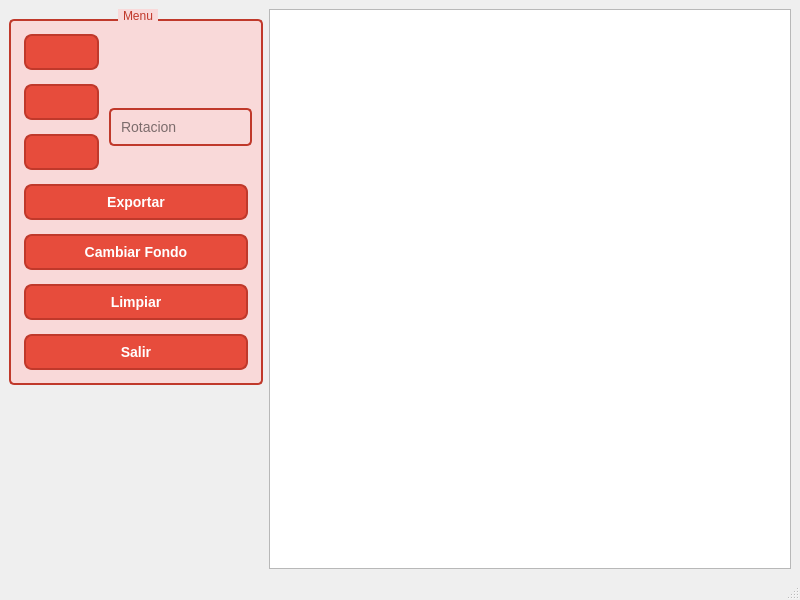
<?xml version="1.0" encoding="UTF-8"?>
<ui version="4.0">
 <class>MainWindow</class>
 <widget class="QMainWindow" name="MainWindow">
  <property name="geometry">
   <rect>
    <x>0</x>
    <y>0</y>
    <width>800</width>
    <height>600</height>
   </rect>
  </property>
  <property name="windowTitle">
   <string>MainWindow</string>
  </property>
  <property name="styleSheet">
   <string notr="true">/* Estilo para QLineEdit */
QLineEdit {
    border: 2px solid #c0392b; /* Borde rojo más oscuro */
    background-color: #f9d9d9; /* Fondo rojo claro (ajusta el color según tus preferencias) */
    padding: 8px; /* Espaciado interno */
    border-radius: 5px; /* Bordes menos redondeados */
    font-size: 14px; /* Tamaño de fuente */
    font-family: &quot;YourDesiredFont&quot;, sans-serif; /* Cambia &quot;YourDesiredFont&quot; a la tipografía que desees */
}

/* Estilo para QComboBox */
QComboBox {
    border: 2px solid #c0392b; /* Borde rojo más oscuro */
    background-color: #f9d9d9; /* Fondo rojo claro (ajusta el color según tus preferencias) */
    padding: 8px; /* Espaciado interno */
    border-radius: 5px; /* Bordes menos redondeados */
    font-size: 14px; /* Tamaño de fuente */
    font-family: &quot;YourDesiredFont&quot;, sans-serif; /* Cambia &quot;YourDesiredFont&quot; a la tipografía que desees */
}

/* Estilo para el menú desplegable del QComboBox */
QComboBox QAbstractItemView {
    border: 2px solid #c0392b; /* Borde rojo más oscuro */
    background-color: #f9d9d9; /* Fondo rojo claro (ajusta el color según tus preferencias) */
    selection-background-color: #c0392b; /* Color de fondo al seleccionar */
}

/* Estilo para QPushButton (Botones) */
QPushButton#crear {
    color: white; /* Color del texto */
    padding: 12px 24px; /* Espaciado interno */
    text-align: center; /* Alineación del texto */
    text-decoration: none; /* Decoración del texto */
    display: inline-block;
    font-size: 16px; /* Tamaño de fuente */
    margin: 8px; /* Márgenes */
    border-radius: 15px; /* Bordes redondeados */
    font-family: &quot;Arial&quot;, sans-serif; /* Tipo de fuente */
    font-weight: bold; /* Letras más gruesas */
}

QPushButton:hover#crear {
    background-color: #c0392b; /* Cambio de color al pasar el mouse a rojo más oscuro */
}

QPushButton {
    background-color: #e74c3c; /* Rojo */
    border: 2px solid #c0392b; /* Borde rojo más oscuro */
    color: white; /* Color del texto */
    padding: 8px 16px; /* Espaciado interno */
    text-align: center; /* Alineación del texto */
    text-decoration: none; /* Decoración del texto */
    font-size: 14px; /* Tamaño de fuente */
    margin: 4px; /* Márgenes */
    border-radius: 8px; /* Bordes redondeados */
    font-family: &quot;YourDesiredFont&quot;, sans-serif; /* Cambia &quot;YourDesiredFont&quot; a la tipografía que desees */
    font-weight: bold; /* Letras más gruesas */
}

QPushButton:hover {
    background-color: #c0392b; /* Cambio de color al pasar el mouse a rojo más oscuro */
}

/* Estilo para QLabel */
QLabel {
    color: #c0392b; /* Rojo */
    font-size: 16px; /* Tamaño de fuente */
    font-family: &quot;YourDesiredFont&quot;, sans-serif; /* Cambia &quot;YourDesiredFont&quot; a la tipografía que desees */
    font-weight: bold; /* Letras más gruesas */
}

/* Estilo para QMessageBox::warning */
QMessageBox {
    border: 2px solid #e74c3c; /* Borde rojo */
    background-color: #f2dede; /* Fondo rojo claro */
    color: #a94442; /* Color del texto */
    font-size: 14px; /* Tamaño de fuente */
    font-family: &quot;Arial&quot;, sans-serif; /* Tipo de fuente */
}

/* Estilo para QGroupBox */
QGroupBox {
    border: 2px solid #c0392b; /* Borde rojo más oscuro */
    background-color: #f9d9d9; /* Fondo rojo claro (ajusta el color según tus preferencias) */
    border-radius: 5px; /* Bordes menos redondeados */
    margin-top: 10px; /* Márgenes superiores */
}

QGroupBox:title {
    subcontrol-origin: margin;
    subcontrol-position: top center;
    padding: 0 3px; /* Espaciado interno para el título */
    background-color: #f9d9d9; /* Fondo rojo claro (ajusta el color según tus preferencias) */
    font-size: 18px; /* Aumenta el tamaño de la fuente del título */
    color: #c0392b; /* Color del título */
    font-weight: bold; /* Letras más gruesas */
}
</string>
  </property>
  <widget class="QWidget" name="centralwidget">
   <layout class="QGridLayout" name="gridLayout_2">
    <item row="0" column="0">
     <layout class="QFormLayout" name="formLayout_3">
      <item row="0" column="0">
       <layout class="QFormLayout" name="formLayout_2">
        <item row="0" column="0">
         <widget class="QGroupBox" name="groupBox">
          <property name="title">
           <string>Menu</string>
          </property>
          <layout class="QGridLayout" name="gridLayout">
           <item row="0" column="0">
            <layout class="QFormLayout" name="formLayout">
             <item row="1" column="0">
              <layout class="QHBoxLayout" name="horizontalLayout">
               <item>
                <layout class="QVBoxLayout" name="verticalLayout">
                 <item>
                  <widget class="QPushButton" name="viga">
                   <property name="text">
                    <string/>
                   </property>
                   <property name="icon">
                    <iconset resource="imagenes.qrc">
                     <normaloff>:/imagenes/Beam.png</normaloff>:/imagenes/Beam.png</iconset>
                   </property>
                   <property name="iconSize">
                    <size>
                     <width>64</width>
                     <height>32</height>
                    </size>
                   </property>
                  </widget>
                 </item>
                 <item>
                  <widget class="QPushButton" name="vigaLarga">
                   <property name="text">
                    <string/>
                   </property>
                   <property name="icon">
                    <iconset resource="imagenes.qrc">
                     <normaloff>:/imagenes/Beam.png</normaloff>:/imagenes/Beam.png</iconset>
                   </property>
                   <property name="iconSize">
                    <size>
                     <width>64</width>
                     <height>32</height>
                    </size>
                   </property>
                  </widget>
                 </item>
                </layout>
               </item>
               <item>
                <widget class="QLineEdit" name="lineEdit">
                 <property name="placeholderText">
                  <string>Rotacion</string>
                 </property>
                </widget>
               </item>
              </layout>
             </item>
             <item row="0" column="0">
              <widget class="QPushButton" name="worm">
               <property name="text">
                <string/>
               </property>
               <property name="icon">
                <iconset resource="imagenes.qrc">
                 <normaloff>:/imagenes/worm-removebg-preview.png</normaloff>:/imagenes/worm-removebg-preview.png</iconset>
               </property>
               <property name="iconSize">
                <size>
                 <width>64</width>
                 <height>64</height>
                </size>
               </property>
               <property name="checkable">
                <bool>false</bool>
               </property>
              </widget>
             </item>
            </layout>
           </item>
           <item row="1" column="0">
            <layout class="QVBoxLayout" name="verticalLayout_2">
             <item>
              <widget class="QPushButton" name="exportar">
               <property name="text">
                <string>Exportar</string>
               </property>
              </widget>
             </item>
             <item>
              <widget class="QPushButton" name="cambiarFondo">
               <property name="text">
                <string>Cambiar Fondo</string>
               </property>
              </widget>
             </item>
             <item>
              <widget class="QPushButton" name="limpiar">
               <property name="text">
                <string>Limpiar</string>
               </property>
              </widget>
             </item>
             <item>
              <widget class="QPushButton" name="exitApplication">
               <property name="text">
                <string>Salir</string>
               </property>
              </widget>
             </item>
            </layout>
           </item>
          </layout>
         </widget>
        </item>
        <item row="1" column="0">
         <spacer name="verticalSpacer">
          <property name="orientation">
           <enum>Qt::Vertical</enum>
          </property>
          <property name="sizeHint" stdset="0">
           <size>
            <width>20</width>
            <height>40</height>
           </size>
          </property>
         </spacer>
        </item>
       </layout>
      </item>
      <item row="0" column="1">
       <widget class="QGraphicsView" name="graphicsView"/>
      </item>
     </layout>
    </item>
   </layout>
  </widget>
  <widget class="QMenuBar" name="menubar">
   <property name="geometry">
    <rect>
     <x>0</x>
     <y>0</y>
     <width>800</width>
     <height>21</height>
    </rect>
   </property>
  </widget>
  <widget class="QStatusBar" name="statusbar"/>
 </widget>
 <resources>
  <include location="imagenes.qrc"/>
 </resources>
 <connections/>
</ui>
